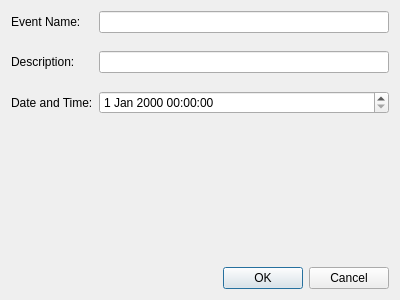
<?xml version="1.0" encoding="UTF-8"?>
<ui version="4.0">
 <class>DialogAddEvent</class>
 <widget class="QDialog" name="DialogAddEvent">
  <property name="geometry">
   <rect>
    <x>0</x>
    <y>0</y>
    <width>400</width>
    <height>300</height>
   </rect>
  </property>
  <property name="windowTitle">
   <string>Dialog</string>
  </property>
  <layout class="QGridLayout" name="gridLayout">
   <item row="0" column="0">
    <layout class="QFormLayout" name="formLayout">
     <property name="sizeConstraint">
      <enum>QLayout::SetDefaultConstraint</enum>
     </property>
     <property name="verticalSpacing">
      <number>18</number>
     </property>
     <item row="0" column="0">
      <widget class="QLabel" name="labelName">
       <property name="text">
        <string>Event Name:</string>
       </property>
      </widget>
     </item>
     <item row="1" column="0">
      <widget class="QLabel" name="labelDescription">
       <property name="text">
        <string>Description:</string>
       </property>
      </widget>
     </item>
     <item row="2" column="0">
      <widget class="QLabel" name="labelDateTime">
       <property name="text">
        <string>Date and Time:</string>
       </property>
      </widget>
     </item>
     <item row="0" column="1">
      <widget class="QLineEdit" name="lineEditName"/>
     </item>
     <item row="1" column="1">
      <widget class="QLineEdit" name="lineEditDescription"/>
     </item>
     <item row="2" column="1">
      <widget class="QDateTimeEdit" name="dateTimeEdit"/>
     </item>
    </layout>
   </item>
   <item row="1" column="0">
    <widget class="QDialogButtonBox" name="buttonBox">
     <property name="orientation">
      <enum>Qt::Horizontal</enum>
     </property>
     <property name="standardButtons">
      <set>QDialogButtonBox::Cancel|QDialogButtonBox::Ok</set>
     </property>
    </widget>
   </item>
  </layout>
 </widget>
 <resources/>
 <connections>
  <connection>
   <sender>buttonBox</sender>
   <signal>accepted()</signal>
   <receiver>DialogAddEvent</receiver>
   <slot>accept()</slot>
   <hints>
    <hint type="sourcelabel">
     <x>248</x>
     <y>254</y>
    </hint>
    <hint type="destinationlabel">
     <x>157</x>
     <y>274</y>
    </hint>
   </hints>
  </connection>
  <connection>
   <sender>buttonBox</sender>
   <signal>rejected()</signal>
   <receiver>DialogAddEvent</receiver>
   <slot>reject()</slot>
   <hints>
    <hint type="sourcelabel">
     <x>316</x>
     <y>260</y>
    </hint>
    <hint type="destinationlabel">
     <x>286</x>
     <y>274</y>
    </hint>
   </hints>
  </connection>
 </connections>
</ui>
